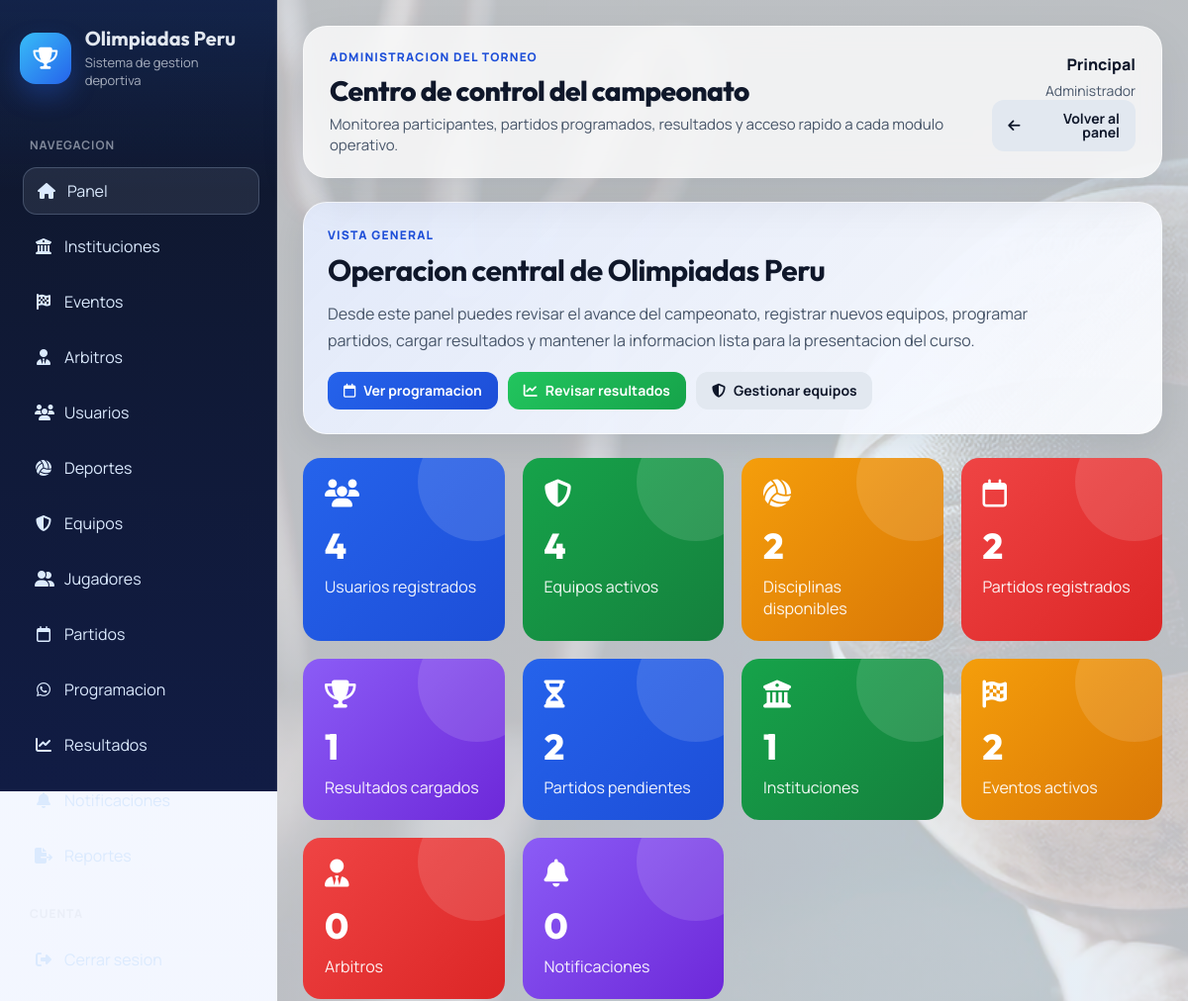
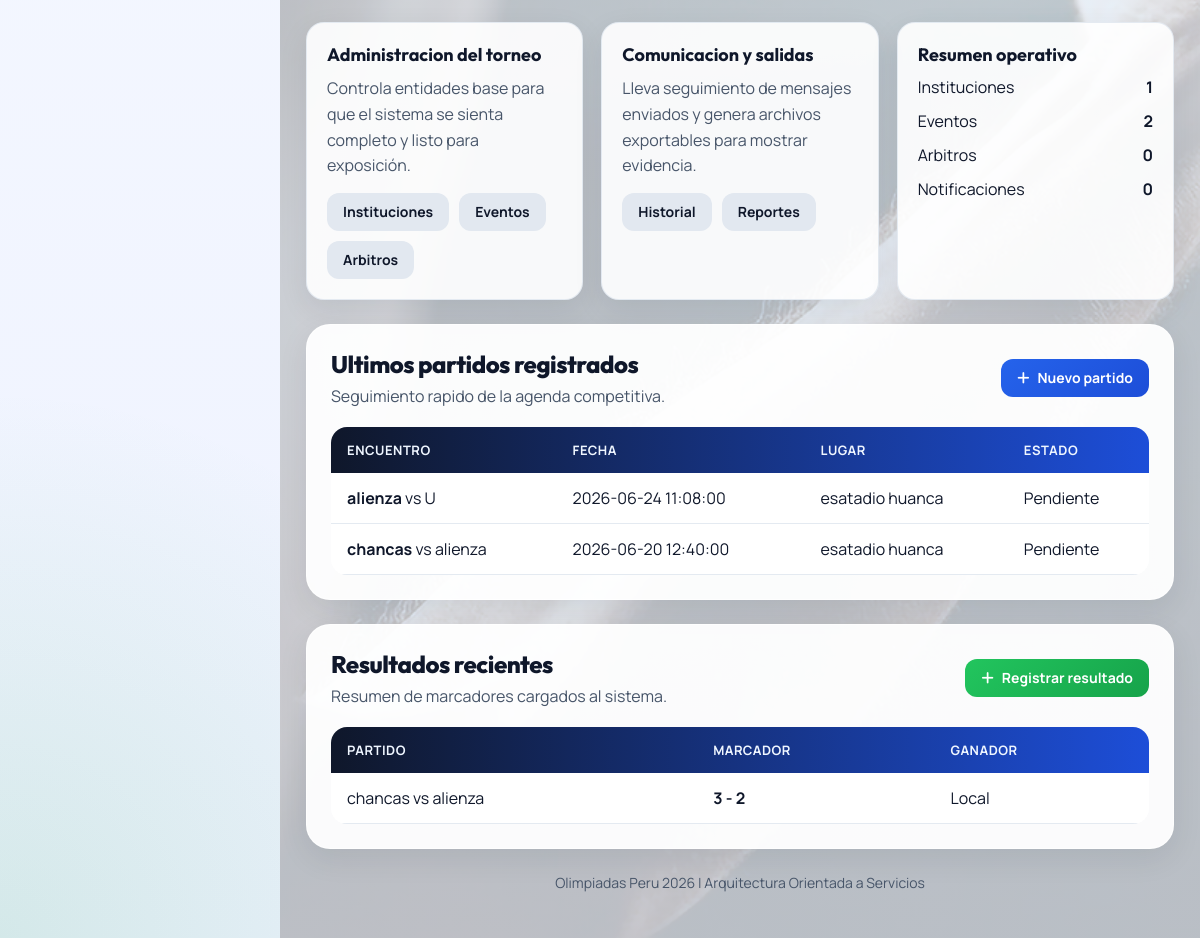
The page /panel.php (signed in) on the database its author committed (2 pictures, top to bottom).
### tables this page shows
CREATE TABLE `partidos` (
  `id_partido` int(11) NOT NULL AUTO_INCREMENT,
  `id_evento` int(11) NOT NULL,
  `id_deporte` int(11) NOT NULL,
  `equipo_local` int(11) NOT NULL,
  `equipo_visitante` int(11) NOT NULL,
  `id_arbitro` int(11) DEFAULT NULL,
  `fecha` datetime DEFAULT NULL,
  `lugar` varchar(150) DEFAULT NULL,
  `estado` enum('Pendiente','Jugando','Finalizado') DEFAULT 'Pendiente',
  PRIMARY KEY (`id_partido`),
  KEY `id_evento` (`id_evento`),
  KEY `id_deporte` (`id_deporte`),
  KEY `equipo_local` (`equipo_local`),
  KEY `equipo_visitante` (`equipo_visitante`),
  KEY `id_arbitro` (`id_arbitro`),
  CONSTRAINT `partidos_ibfk_1` FOREIGN KEY (`id_evento`) REFERENCES `eventos` (`id_evento`),
  CONSTRAINT `partidos_ibfk_2` FOREIGN KEY (`id_deporte`) REFERENCES `deportes` (`id_deporte`),
  CONSTRAINT `partidos_ibfk_3` FOREIGN KEY (`equipo_local`) REFERENCES `equipos` (`id_equipo`),
  CONSTRAINT `partidos_ibfk_4` FOREIGN KEY (`equipo_visitante`) REFERENCES `equipos` (`id_equipo`),
  CONSTRAINT `partidos_ibfk_5` FOREIGN KEY (`id_arbitro`) REFERENCES `arbitros` (`id_arbitro`)
);

CREATE TABLE `equipos` (
  `id_equipo` int(11) NOT NULL AUTO_INCREMENT,
  `nombre` varchar(100) NOT NULL,
  `director_tecnico` varchar(100) DEFAULT NULL,
  `logo` varchar(255) DEFAULT NULL,
  `fecha_registro` timestamp NOT NULL DEFAULT current_timestamp(),
  `id_institucion` int(11) NOT NULL,
  `id_deporte` int(11) NOT NULL,
  `id_categoria` int(11) NOT NULL,
  `capitan` varchar(100) DEFAULT NULL,
  `telefono_capitan` varchar(20) DEFAULT NULL,
  PRIMARY KEY (`id_equipo`),
  KEY `id_institucion` (`id_institucion`),
  KEY `id_deporte` (`id_deporte`),
  KEY `id_categoria` (`id_categoria`),
  CONSTRAINT `equipos_ibfk_1` FOREIGN KEY (`id_institucion`) REFERENCES `instituciones` (`id_institucion`),
  CONSTRAINT `equipos_ibfk_2` FOREIGN KEY (`id_deporte`) REFERENCES `deportes` (`id_deporte`),
  CONSTRAINT `equipos_ibfk_3` FOREIGN KEY (`id_categoria`) REFERENCES `categorias` (`id_categoria`)
);

CREATE TABLE `resultados` (
  `id_resultado` int(11) NOT NULL AUTO_INCREMENT,
  `id_partido` int(11) NOT NULL,
  `marcador_local` int(11) DEFAULT 0,
  `marcador_visitante` int(11) DEFAULT 0,
  `ganador` varchar(100) DEFAULT NULL,
  `observaciones` text DEFAULT NULL,
  `fecha_registro` timestamp NOT NULL DEFAULT current_timestamp(),
  PRIMARY KEY (`id_resultado`),
  KEY `id_partido` (`id_partido`),
  CONSTRAINT `resultados_ibfk_1` FOREIGN KEY (`id_partido`) REFERENCES `partidos` (`id_partido`)
);

### panel.php (called while the page is built, shortened)
<?php
require __DIR__ . '/pages/panel_view.php';
return;
?>

### includes/auth.php (called while the page is built, shortened)
<?php
function app_url(string $path = ''): string
{
    $base = '/OLIMPIADAS_PERU';
    return $base . ($path !== '' ? '/' . ltrim($path, '/') : '');
}
function e(string $value): string
{
    return htmlspecialchars($value, ENT_QUOTES, 'UTF-8');
}

### pages/panel_view.php (the view, shortened to what this page needs)
<?php
include dirname(__DIR__) . '/config/database.php';
$totalUsuarios = (int) $conexion->query('SELECT COUNT(*) FROM usuarios')->fetchColumn();
$totalEquipos = (int) $conexion->query('SELECT COUNT(*) FROM equipos')->fetchColumn();
$totalDeportes = (int) $conexion->query('SELECT COUNT(*) FROM deportes')->fetchColumn();
$totalPartidos = (int) $conexion->query('SELECT COUNT(*) FROM partidos')->fetchColumn();
$totalResultados = (int) $conexion->query('SELECT COUNT(*) FROM resultados')->fetchColumn();
$partidosPendientes = (int) $conexion->query("SELECT COUNT(*) FROM partidos WHERE estado = 'Pendiente'")->fetchColumn();
$totalInstituciones = (int) $conexion->query('SELECT COUNT(*) FROM instituciones')->fetchColumn();
$totalEventos = (int) $conexion->query('SELECT COUNT(*) FROM eventos')->fetchColumn();
$totalArbitros = (int) $conexion->query('SELECT COUNT(*) FROM arbitros')->fetchColumn();
$totalNotificaciones = (int) $conexion->query('SELECT COUNT(*) FROM notificaciones')->fetchColumn();
$ultimosPartidos = $conexion->query("
    SELECT
        p.fecha,
        p.lugar,
        p.estado,
        local.nombre AS local_nombre,
        visitante.nombre AS visitante_nombre
    FROM partidos p
    INNER JOIN equipos local ON p.equipo_local = local.id_equipo
    INNER JOIN equipos visitante ON p.equipo_visitante = visitante.id_equipo
    ORDER BY p.fecha DESC
    LIMIT 5
")->fetchAll();
$ultimosResultados = $conexion->query("
    SELECT
        r.id_resultado,
        local.nombre AS local_nombre,
        visitante.nombre AS visitante_nombre,
        r.marcador_local,
        r.marcador_visitante,
        r.ganador
    FROM resultados r
    INNER JOIN partidos p ON r.id_partido = p.id_partido
    INNER JOIN equipos local ON p.equipo_local = local.id_equipo
    INNER JOIN equipos visitante ON p.equipo_visitante = visitante.id_equipo
    ORDER BY r.id_resultado DESC
    LIMIT 5
")->fetchAll();
require dirname(__DIR__) . '/includes/app_header.php';
?>
<section class="hero-card">
    <div class="eyebrow">Vista general</div>
    <h2>Operacion central de Olimpiadas Peru</h2>
    <p>
        Desde este panel puedes revisar el avance del campeonato, registrar nuevos equipos,
        programar partidos, cargar resultados y mantener la informacion lista para la presentacion del curso.
    </p>
    <div class="actions" style="margin-top:18px;">
        <a class="btn btn-primary" href="<?= e(app_url('modules/partidos/index.php')) ?>">
            <i class="fa-regular fa-calendar"></i>
            Ver programacion
        </a>
        <a class="btn btn-success" href="<?= e(app_url('modules/resultados/index.php')) ?>">
            <i class="fa-solid fa-chart-line"></i>
            Revisar resultados
        </a>
        <a class="btn btn-secondary" href="<?= e(app_url('modules/equipos/index.php')) ?>">
            <i class="fa-solid fa-shield-halved"></i>
            Gestionar equipos
        </a>
    </div>
</section>
<section class="metric-grid">
    <article class="metric-card metric-card--blue">
        <i class="fa-solid fa-users"></i>
        <h3><?= $totalUsuarios ?></h3>
        <p>Usuarios registrados</p>
    </article>
    <article class="metric-card metric-card--green">
        <i class="fa-solid fa-shield-halved"></i>
        <h3><?= $totalEquipos ?></h3>
        <p>Equipos activos</p>
    </article>
    <article class="metric-card metric-card--amber">
        <i class="fa-solid fa-volleyball"></i>
        <h3><?= $totalDeportes ?></h3>
        <p>Disciplinas disponibles</p>
    </article>
    <article class="metric-card metric-card--red">
        <i class="fa-regular fa-calendar"></i>
        <h3><?= $totalPartidos ?></h3>
        <p>Partidos registrados</p>
    </article>
    <article class="metric-card metric-card--violet">
        <i class="fa-solid fa-trophy"></i>
        <h3><?= $totalResultados ?></h3>
        <p>Resultados cargados</p>
    </article>
    <article class="metric-card metric-card--blue">
        <i class="fa-solid fa-hourglass-half"></i>
        <h3><?= $partidosPendientes ?></h3>
        <p>Partidos pendientes</p>
    </article>
    <article class="metric-card metric-card--green">
        <i class="fa-solid fa-building-columns"></i>
        <h3><?= $totalInstituciones ?></h3>
        <p>Instituciones</p>
    </article>
    <article class="metric-card metric-card--amber">
        <i class="fa-solid fa-flag-checkered"></i>
        <h3><?= $totalEventos ?></h3>
        <p>Eventos activos</p>
    </article>
    <article class="metric-card metric-card--red">
        <i class="fa-solid fa-user-tie"></i>
        <h3><?= $totalArbitros ?></h3>
        <p>Arbitros</p>
    </article>
    <article class="metric-card metric-card--violet">
        <i class="fa-solid fa-bell"></i>
        <h3><?= $totalNotificaciones ?></h3>
        <p>Notificaciones</p>
    </article>
</section>
<section class="feature-grid">
    <article class="mini-card">
        <h3>Administracion del torneo</h3>
        <p>Controla entidades base para que el sistema se sienta completo y listo para exposición.</p>
        <div class="actions">
            <a class="btn btn-secondary" href="<?= e(app_url('modules/instituciones/index.php')) ?>">Instituciones</a>
            <a class="btn btn-secondary" href="<?= e(app_url('modules/eventos/index.php')) ?>">Eventos</a>
            <a class="btn btn-secondary" href="<?= e(app_url('modules/arbitros/index.php')) ?>">Arbitros</a>
        </div>
    </article>
    <article class="mini-card">
        <h3>Comunicacion y salidas</h3>
        <p>Lleva seguimiento de mensajes enviados y genera archivos exportables para mostrar evidencia.</p>
        <div class="actions">
            <a class="btn btn-secondary" href="<?= e(app_url('modules/notificaciones/index.php')) ?>">Historial</a>
            <a class="btn btn-secondary" href="<?= e(app_url('modules/reportes/index.php')) ?>">Reportes</a>
        </div>
    </article>
    <article class="mini-card">
        <h3>Resumen operativo</h3>
        <div class="stat-list">
            <div class="stat-list__row"><span>Instituciones</span><strong><?= $totalInstituciones ?></strong></div>
            <div class="stat-list__row"><span>Eventos</span><strong><?= $totalEventos ?></strong></div>
            <div class="stat-list__row"><span>Arbitros</span><strong><?= $totalArbitros ?></strong></div>
            <div class="stat-list__row"><span>Notificaciones</span><strong><?= $totalNotificaciones ?></strong></div>
        </div>
    </article>
</section>
<section class="panel-card">
    <div class="toolbar">
        <div class="toolbar__title">
            <h2>Ultimos partidos registrados</h2>
            <p>Seguimiento rapido de la agenda competitiva.</p>
        </div>
        <div class="actions">
            <a class="btn btn-primary" href="<?= e(app_url('modules/partidos/crear.php')) ?>">
                <i class="fa-solid fa-plus"></i>
                Nuevo partido
            </a>
        </div>
    </div>
    <div class="table-responsive">
        <table class="app-table">
            <thead>
                <tr>
                    <th>Encuentro</th>
                    <th>Fecha</th>
                    <th>Lugar</th>
                    <th>Estado</th>
                </tr>
            </thead>
            <tbody>
                <?php if ($ultimosPartidos === []): ?>
                    <tr>
                        <td colspan="4" class="empty-state">Aun no hay partidos registrados.</td>
                    </tr>
                <?php else: ?>
                    <?php foreach ($ultimosPartidos as $partido): ?>
                        <tr>
                            <td><strong><?= e($partido['local_nombre']) ?></strong> vs <?= e($partido['visitante_nombre']) ?></td>
                            <td><?= e((string) $partido['fecha']) ?></td>
                            <td><?= e((string) $partido['lugar']) ?></td>
                            <td><?= e((string) $partido['estado']) ?></td>
                        </tr>
                    <?php endforeach; ?>
                <?php endif; ?>
            </tbody>
        </table>
    </div>
</section>
<section class="panel-card">
    <div class="toolbar">
        <div class="toolbar__title">
            <h2>Resultados recientes</h2>
            <p>Resumen de marcadores cargados al sistema.</p>
        </div>
        <div class="actions">
            <a class="btn btn-success" href="<?= e(app_url('modules/resultados/crear.php')) ?>">
                <i class="fa-solid fa-plus"></i>
                Registrar resultado
            </a>
        </div>
    </div>
    <div class="table-responsive">
        <table class="app-table">
            <thead>
                <tr>
                    <th>Partido</th>
                    <th>Marcador</th>
                    <th>Ganador</th>
                </tr>
            </thead>
            <tbody>
                <?php if ($ultimosResultados === []): ?>
                    <tr>
                        <td colspan="3" class="empty-state">Todavia no se han cargado resultados.</td>
                    </tr>
                <?php else: ?>
                    <?php foreach ($ultimosResultados as $resultado): ?>
                        <tr>
                            <td><?= e($resultado['local_nombre']) ?> vs <?= e($resultado['visitante_nombre']) ?></td>
                            <td><strong><?= e((string) $resultado['marcador_local']) ?> - <?= e((string) $resultado['marcador_visitante']) ?></strong></td>
                            <td><?= e((string) $resultado['ganador']) ?></td>
                        </tr>
                    <?php endforeach; ?>
                <?php endif; ?>
            </tbody>
        </table>
    </div>
</section>
<?php require dirname(__DIR__) . '/includes/app_footer.php'; ?>

### rows shown on the page
partidos: equipo_local.nombre "alienza", equipo_visitante.nombre "U", fecha "2026-06-24 11:08:00", lugar "esatadio huanca", estado "Pendiente"
partidos: equipo_local.nombre "chancas", equipo_visitante.nombre "alienza", fecha "2026-06-20 12:40:00", lugar "esatadio huanca", estado "Pendiente"
resultados: equipos.nombre "chancas", equipos.nombre "alienza", marcador_local "3", marcador_visitante "2", ganador "Local"

### other values the page prints
$item['label'] "Panel"
$item['label'] "Instituciones"
$item['label'] "Eventos"
$item['label'] "Arbitros"
$item['label'] "Usuarios"
$item['label'] "Deportes"
$item['label'] "Equipos"
$item['label'] "Jugadores"
$item['label'] "Partidos"
$item['label'] "Programacion"
$item['label'] "Resultados"
$pageHeading "Centro de control del campeonato"
$pageDescription "Monitorea participantes, partidos programados, resultados y acceso rapido a cada modulo operativo."
current_user_name() "Principal"
current_role_label() "Administrador"
